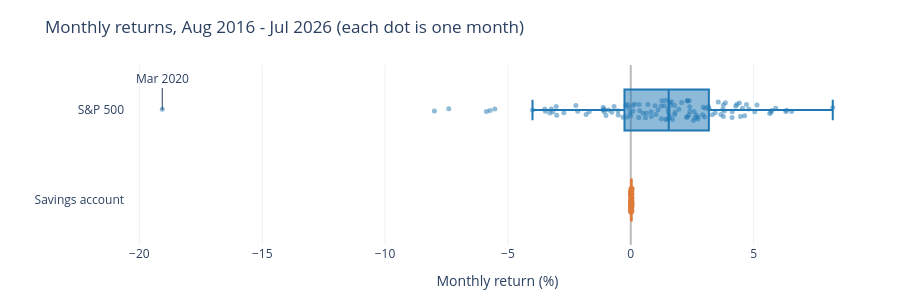

Notebook code for this chart:
### Code cell
fig = go.Figure()

for name, col, color in [("Savings account", "BRMSA0104", "#e07b39"),
                         ("S&P 500", "SP500", "#1f77b4")]:
    fig.add_trace(go.Box(
        x=monthly[col], name=name, marker_color=color,
        boxpoints="all", jitter=0.6, pointpos=0,
        marker_size=5, marker_opacity=0.5,
        text=monthly.index,
        hovertemplate="%{text}: %{x:.2f}%<extra>" + name + "</extra>",
    ))

fig.add_annotation(x=monthly["SP500"].min(), y="S&P 500", text="Mar 2020",
                   showarrow=True, arrowhead=0, ax=0, ay=-32, font_size=12)

fig.update_layout(
    title="Monthly returns, Aug 2016 - Jul 2026 (each dot is one month)",
    template="plotly_white", height=300, showlegend=False, boxgap=0.35,
    margin=dict(l=125, r=30, t=65, b=55),
)
fig.update_xaxes(title_text="Monthly return (%)", zeroline=True,
                 zerolinecolor="#bbb", zerolinewidth=2)

fig.show()
